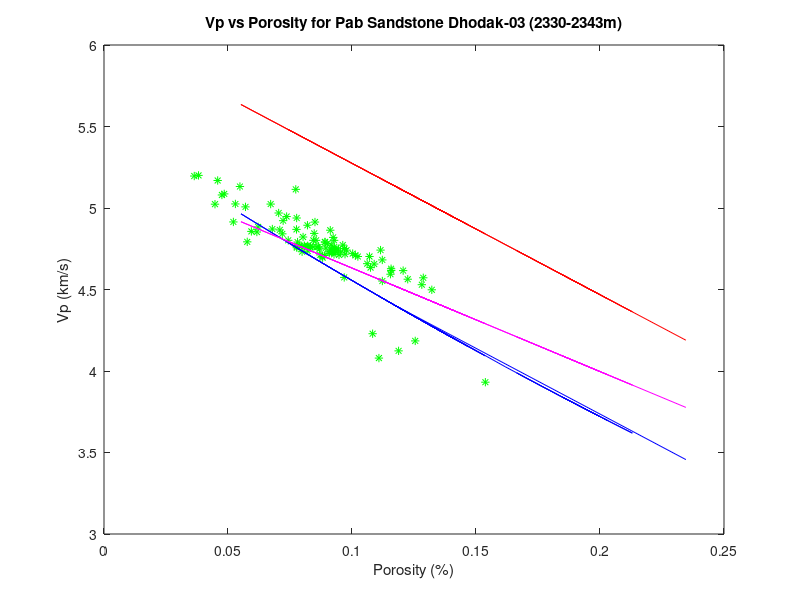
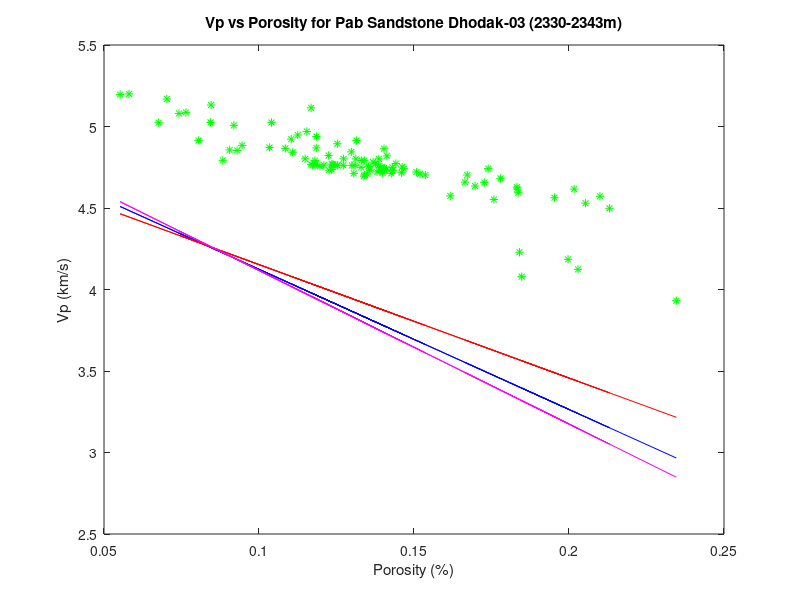
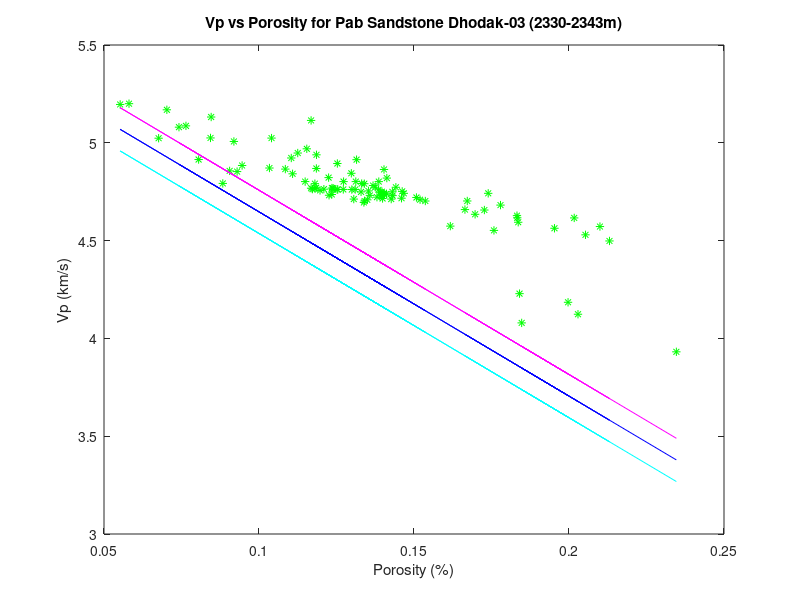
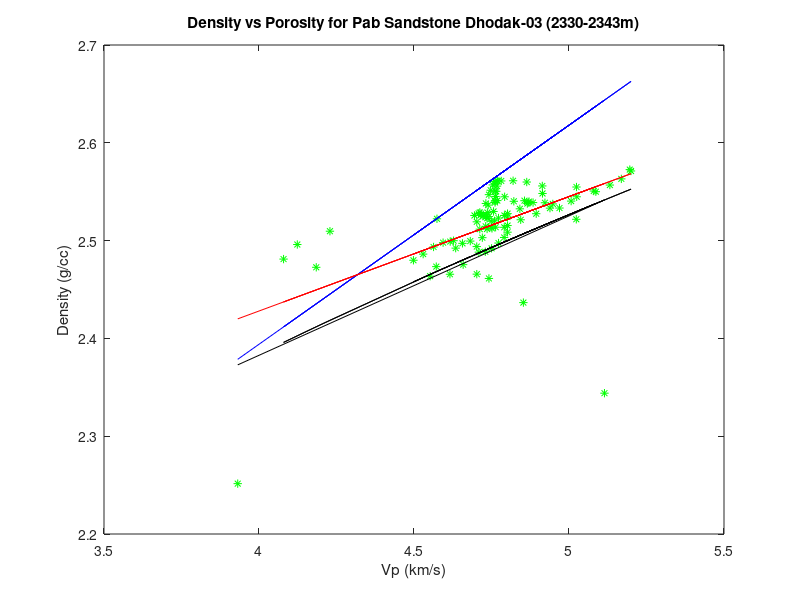

The MATLAB script that drew these images, in order:
% Cross plot analysis of Pab Sandstone Dhodak-03
% Defining the data
load data_Pab233043.txt
Depth = data_Pab233043(:,1)
Vsh = data_Pab233043(:,2)
Vp = data_Pab233043(:,3)
RHOB = data_Pab233043(:,4)
PHIT = data_Pab233043(:,5)
PHIE = data_Pab233043(:,6)


% Porosity vs. Vp (Water-saturated Clean SS and Dry shaly SS)
% Raymer et al (1980)(Water saturated Clean SS)
VpR = ((1-PHIT).^2)*5.5 + PHIT*1
%Han's relation(Water Saturated Clean Sandstone)at 40 MPa
VpC = 6.08 - 8.06*(PHIT)
%Han's relation(Dry Shaly Sandstone)at 40 MPa
VpD = 5.41 - 6.35*(PHIT) - 2.87*(.05)

% Cross plot
figure(1)
plot(PHIE,Vp,'*g')
ylabel('Vp (km/s)')
xlabel('Porosity (%)')
title('Vp vs Porosity for Pab Sandstone Dhodak-03 (2330-2343m)')
hold on
plot(PHIT, VpR,'-b')
hold on
plot(PHIT,VpC,'-r')
hold on
plot(PHIT, VpD,'-m')

% Porosity vs. Vp (For Water saturated Shaly Sandstone)
% Tosaya et al. (1982) empirical relation
VpT = 5.8 -8.6*(PHIT) -2.4*(.34)
%Han's empirical relation(Water Saturated Shaly Sandstone)40 MPa
VpS = 5.59 - 6.96*(PHIT) - 2.18*(.34)
% Castagna's et al. (1985) (Water Saturated Shaly sandstone)
VpC = 5.81 -9.42*PHIT - 2.21*(.34)

% Cross plot
figure(2)
plot(PHIT,Vp,'*g')
ylabel('Vp (km/s)')
xlabel('Porosity (%)')
title('Vp vs Porosity for Pab Sandstone Dhodak-03 (2330-2343m)')
hold on
plot(PHIT, VpT,'-b')
hold on
plot(PHIT, VpS,'-r')
hold on
plot(PHIT,VpC,'-m')

% Castagna's et al. (1985)-Shaly sandstone
VpC1 = 5.81 -9.42*PHIT - 2.21*(.05)
VpC2 = 5.81 -9.42*PHIT - 2.21*(.10)
VpC3 = 5.81 -9.42*PHIT - 2.21*(.15)

% Cross plot
figure(3)
plot(PHIT,Vp,'*g')
ylabel('Vp (km/s)')
xlabel('Porosity (%)')
title('Vp vs Porosity for Pab Sandstone Dhodak-03 (2330-2343m)')
hold on
plot(PHIT, VpC1,'-m')
hold on
plot(PHIT, VpC2,'-b')
hold on
plot(PHIT,VpC3,'-c')

% Density vs Vp
% Blangy (1992) relations(Poorly consolidated sandstone)
Rho1 = 1.498 + 0.224*Vp
%  Jizba (1991) relation (Tight gas sandstone)
Rho2 = 1.96 + 0.117*Vp
%  Gardner et al (1974) relation (Water saturated sandstone)
Rho3 = 1.66*(Vp.^0.261)

% Cross plot
figure(4)
plot(Vp,RHOB,'*g')
xlabel('Vp (km/s)')
ylabel('Density (g/cc)')
title('Density vs Porosity for Pab Sandstone Dhodak-03 (2330-2343m)')
hold on
plot(Vp,Rho1,'-b')
hold on
plot(Vp,Rho2,'-r')
hold on
plot(Vp,Rho3,'-k')

% Impedance
IM = Vp.*RHOB
IM1 = Vp.*Rho1
IM2 = Vp.*Rho2
% Cross plot
figure(5)
plot(Vp,IM,'*g')
xlabel('Vp (km/s)')
ylabel('Impedance')
hold on
plot(Vp,IM1,'-r')
hold on
plot(Vp,IM2,'-k')